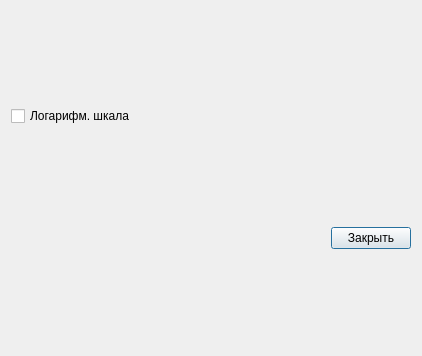
<?xml version="1.0" encoding="UTF-8"?>
<ui version="4.0">
 <class>device_responce_graph_dialog</class>
 <widget class="QDialog" name="device_responce_graph_dialog">
  <property name="geometry">
   <rect>
    <x>0</x>
    <y>0</y>
    <width>422</width>
    <height>356</height>
   </rect>
  </property>
  <property name="sizePolicy">
   <sizepolicy hsizetype="Preferred" vsizetype="Preferred">
    <horstretch>0</horstretch>
    <verstretch>0</verstretch>
   </sizepolicy>
  </property>
  <property name="minimumSize">
   <size>
    <width>0</width>
    <height>0</height>
   </size>
  </property>
  <property name="maximumSize">
   <size>
    <width>99999</width>
    <height>99999</height>
   </size>
  </property>
  <property name="windowTitle">
   <string>О программе clb_autocalibration</string>
  </property>
  <property name="windowIcon">
   <iconset resource="../../irspy/qt/resources/icons.qrc">
    <normaloff>:/icons/icons/graph_2.png</normaloff>:/icons/icons/graph_2.png</iconset>
  </property>
  <layout class="QHBoxLayout" name="horizontalLayout_2">
   <item>
    <layout class="QVBoxLayout" name="verticalLayout">
     <item>
      <layout class="QVBoxLayout" name="chart_layout"/>
     </item>
     <item>
      <layout class="QHBoxLayout" name="horizontalLayout_3">
       <item>
        <widget class="QCheckBox" name="log_scale_checkbox">
         <property name="text">
          <string>Логарифм. шкала</string>
         </property>
        </widget>
       </item>
      </layout>
     </item>
     <item>
      <layout class="QHBoxLayout" name="horizontalLayout">
       <item>
        <spacer name="horizontalSpacer">
         <property name="orientation">
          <enum>Qt::Horizontal</enum>
         </property>
         <property name="sizeHint" stdset="0">
          <size>
           <width>40</width>
           <height>20</height>
          </size>
         </property>
        </spacer>
       </item>
       <item>
        <widget class="QPushButton" name="close_button">
         <property name="text">
          <string>Закрыть</string>
         </property>
        </widget>
       </item>
      </layout>
     </item>
    </layout>
   </item>
  </layout>
 </widget>
 <resources>
  <include location="../../irspy/qt/resources/icons.qrc"/>
 </resources>
 <connections/>
</ui>
